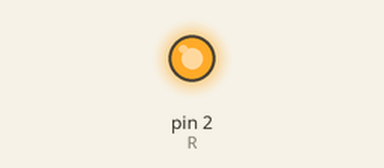
The sketch below on a simulated Arduino Uno, built with avr-gcc and run on an emulated ATmega328P. Shown: output pins drawn as LEDs (lit = HIGH). What the sketch prints to the serial monitor is not drawn.

Above: at 0.1 s.
Timing chart, 0 to 1.6 s (numbered marks = the images above):
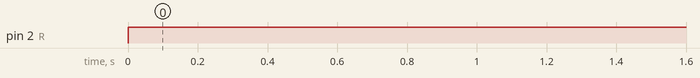

The sketch:

basic_test.ino
```cpp
/* 7 color flash LED Module (KY-034) [D010] : http://rdiot.tistory.com/198 [RDIoT Demo] */

int R = 2;

void setup()
{
 Serial.begin(115200);
 Serial.println("Arduino Examples - 7 Color Flash");
 pinMode(R, OUTPUT);
 digitalWrite(R, LOW);
}

void loop()
{
 digitalWrite(R, HIGH); // on (for 5 Second)
 delay(5000);
}
```

Measured:
- by itself, pin 2 (R): LOW → HIGH at 0.00 s
